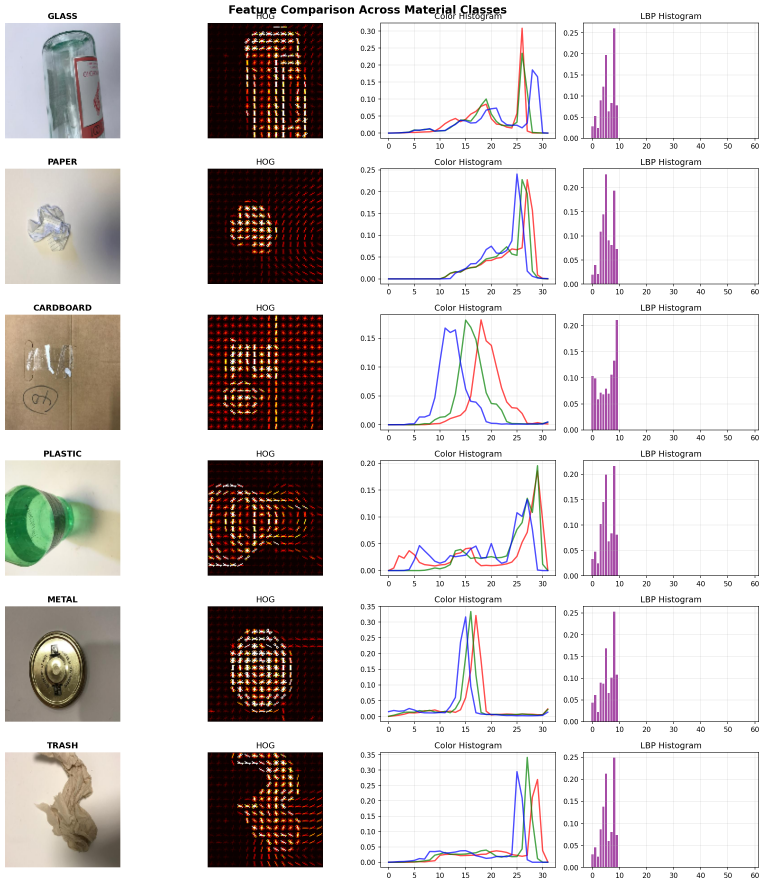
#> input picture feature_comparison_classes.png, 2292 x 2652 px (shown at 1/3 size)
$ python -i feature_analysis.py   (imports and definitions only)
#> lines starting #> are read from the running program, lines starting #| are printed output that depends on the picture
"""
Feature Analysis Helper
Visualize and understand HOG, Color Histogram, and LBP features

Run this to see what each feature descriptor actually captures!
"""

import cv2
import numpy as np
import matplotlib.pyplot as plt
from skimage.feature import hog, local_binary_pattern
from skimage import exposure
import os

# ============================================================================
# CONFIGURATION
# ============================================================================

AUGMENTED_DATA_DIR = 'data/augmented'
IMAGE_SIZE = (128, 128)

# Feature parameters (same as main script)
HOG_ORIENTATIONS = 9
HOG_PIXELS_PER_CELL = (8, 8)
HOG_CELLS_PER_BLOCK = (2, 2)
COLOR_BINS = 32
LBP_RADIUS = 1
LBP_POINTS = 8

# ============================================================================
# VISUALIZATION FUNCTIONS
# ============================================================================

def visualize_single_image_features(image_path):
    """
    Visualize HOG, Color Histogram, and LBP for a single image
    """
#> called with image_path = '../../feature_comparison_classes.png'
    # Read and preprocess image
    img = cv2.imread(image_path)
#> img is the input picture: shape (2652, 2292, 3); mean B, G, R 207.3, 208.5, 213.8
    if img is None:
        print(f"Error: Could not read {image_path}")
        return

    img = cv2.resize(img, IMAGE_SIZE)
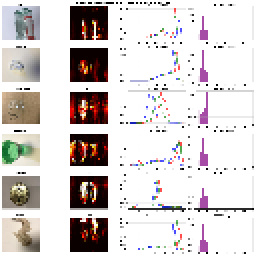
#> img: shape (128, 128, 3) (shown 2 times larger); mean B, G, R 208.3, 209.3, 215.2
    gray = cv2.cvtColor(img, cv2.COLOR_BGR2GRAY)
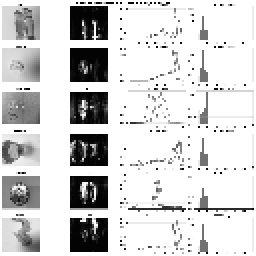
#> gray: shape (128, 128) (shown 2 times larger); min 0, max 255, mean 210.9
    img_rgb = cv2.cvtColor(img, cv2.COLOR_BGR2RGB)

    # Create figure with subplots
    fig = plt.figure(figsize=(18, 12))

    # ========================================================================
    # 1. ORIGINAL IMAGE
    # ========================================================================
    ax1 = plt.subplot(3, 4, 1)
    ax1.imshow(img_rgb)
    ax1.set_title('Original Image', fontweight='bold', fontsize=12)
    ax1.axis('off')

    # ========================================================================
    # 2. HOG FEATURES
    # ========================================================================
    # Extract HOG with visualization
    hog_features, hog_image = hog(
        gray,
        orientations=HOG_ORIENTATIONS,
        pixels_per_cell=HOG_PIXELS_PER_CELL,
        cells_per_block=HOG_CELLS_PER_BLOCK,
        block_norm='L2-Hys',
        visualize=True,
        feature_vector=True
    )
#> hog_features = 8100 values, max 0.73 at index 8046, min 0 at index 5, mean 0.0904

    # Rescale HOG image for better visualization
    hog_image_rescaled = exposure.rescale_intensity(hog_image, in_range=(0, 10))
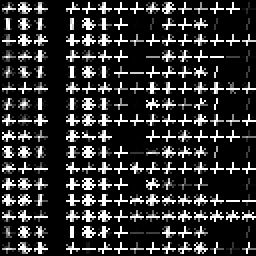
#> hog_image_rescaled: shape (128, 128) float64 (shown 2 times larger); min 0, max 1, mean 0.188
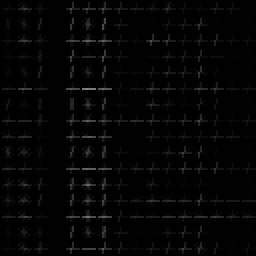
#> hog_image: shape (128, 128) float64 (shown 2 times larger); min 0, max 133.1, mean 4.2

    # Plot HOG visualization
    ax2 = plt.subplot(3, 4, 2)
    ax2.imshow(hog_image_rescaled, cmap='hot')
    ax2.set_title(f'HOG Visualization\n({len(hog_features)} features)',
                  fontweight='bold', fontsize=12)
    ax2.axis('off')

    # Plot HOG feature vector
    ax3 = plt.subplot(3, 4, 3)
    ax3.plot(hog_features[:200], linewidth=0.5)  # Show first 200 features
    ax3.set_title('HOG Feature Vector (first 200)', fontweight='bold', fontsize=10)
    ax3.set_xlabel('Feature Index')
    ax3.set_ylabel('Value')
    ax3.grid(True, alpha=0.3)

    # Plot HOG histogram
    ax4 = plt.subplot(3, 4, 4)
    ax4.hist(hog_features, bins=50, color='red', alpha=0.7)
    ax4.set_title('HOG Feature Distribution', fontweight='bold', fontsize=10)
    ax4.set_xlabel('Feature Value')
    ax4.set_ylabel('Frequency')
    ax4.grid(True, alpha=0.3)

    # ========================================================================
    # 3. COLOR HISTOGRAM FEATURES
    # ========================================================================
    # Split into RGB channels
    b, g, r = cv2.split(img)
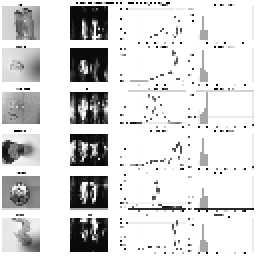
#> r: shape (128, 128) (shown 2 times larger); min 0, max 255, mean 215.2

    # Compute histograms
    hist_r = cv2.calcHist([r], [0], None, [COLOR_BINS], [0, 256])
#> hist_r = 32 values, max 11610 at index 31, min 55 at index 0, mean 512
    hist_g = cv2.calcHist([g], [0], None, [COLOR_BINS], [0, 256])
#> hist_g = 32 values, max 11518 at index 31, min 29 at index 6, mean 512
    hist_b = cv2.calcHist([b], [0], None, [COLOR_BINS], [0, 256])
#> hist_b = 32 values, max 11576 at index 31, min 27 at index 3, mean 512

    # Normalize
    hist_r = hist_r / (hist_r.sum() + 1e-7)
#> hist_r = 32 values, max 0.709 at index 31, min 0.00336 at index 0, mean 0.0312
    hist_g = hist_g / (hist_g.sum() + 1e-7)
#> hist_g = 32 values, max 0.703 at index 31, min 0.00177 at index 6, mean 0.0312
    hist_b = hist_b / (hist_b.sum() + 1e-7)
#> hist_b = 32 values, max 0.707 at index 31, min 0.00165 at index 3, mean 0.0312

    # Plot individual channels
    ax5 = plt.subplot(3, 4, 5)
    ax5.imshow(r, cmap='Reds')
    ax5.set_title('Red Channel', fontweight='bold', fontsize=12)
    ax5.axis('off')

    ax6 = plt.subplot(3, 4, 6)
    ax6.imshow(g, cmap='Greens')
    ax6.set_title('Green Channel', fontweight='bold', fontsize=12)
    ax6.axis('off')

    ax7 = plt.subplot(3, 4, 7)
    ax7.imshow(b, cmap='Blues')
    ax7.set_title('Blue Channel', fontweight='bold', fontsize=12)
    ax7.axis('off')

    # Plot combined histogram
    ax8 = plt.subplot(3, 4, 8)
    x_axis = np.arange(COLOR_BINS)
    ax8.plot(x_axis, hist_r, color='red', label='Red', linewidth=2)
    ax8.plot(x_axis, hist_g, color='green', label='Green', linewidth=2)
    ax8.plot(x_axis, hist_b, color='blue', label='Blue', linewidth=2)
    ax8.set_title(f'Color Histograms\n({COLOR_BINS*3} features)',
                  fontweight='bold', fontsize=12)
    ax8.set_xlabel('Bin')
    ax8.set_ylabel('Normalized Frequency')
    ax8.legend()
    ax8.grid(True, alpha=0.3)

    # ========================================================================
    # 4. LBP FEATURES
    # ========================================================================
    # Compute LBP
    lbp = local_binary_pattern(gray, LBP_POINTS, LBP_RADIUS, method='uniform')
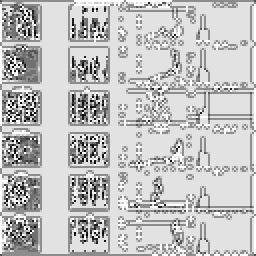
#> lbp: shape (128, 128) float64 (shown 2 times larger); min 0, max 9, mean 6.87; drawn with min black and max white

    # Compute histogram
    n_bins = LBP_POINTS * (LBP_POINTS - 1) + 3
    lbp_hist, _ = np.histogram(lbp.ravel(), bins=n_bins, range=(0, n_bins))
#> lbp_hist = 59 values, max 9060 at index 8, min 0 at index 10, mean 277.7
    lbp_hist = lbp_hist.astype(np.float32)
    lbp_hist = lbp_hist / (lbp_hist.sum() + 1e-7)
#> lbp_hist = 59 values, max 0.553 at index 8, min 0 at index 10, mean 0.0169

    # Plot grayscale image
    ax9 = plt.subplot(3, 4, 9)
    ax9.imshow(gray, cmap='gray')
    ax9.set_title('Grayscale Image', fontweight='bold', fontsize=12)
    ax9.axis('off')

    # Plot LBP image
    ax10 = plt.subplot(3, 4, 10)
    ax10.imshow(lbp, cmap='gray')
    ax10.set_title(f'LBP Pattern\n(P={LBP_POINTS}, R={LBP_RADIUS})',
                   fontweight='bold', fontsize=12)
    ax10.axis('off')

    # Plot LBP histogram
    ax11 = plt.subplot(3, 4, 11)
    ax11.bar(range(len(lbp_hist)), lbp_hist, color='purple', alpha=0.7)
    ax11.set_title(f'LBP Histogram\n({len(lbp_hist)} features)',
                   fontweight='bold', fontsize=12)
    ax11.set_xlabel('LBP Pattern')
    ax11.set_ylabel('Frequency')
    ax11.grid(True, alpha=0.3)

    # Plot texture intensity
    ax12 = plt.subplot(3, 4, 12)
    im = ax12.imshow(lbp, cmap='viridis')
    ax12.set_title('LBP Texture Map\n(Color-coded)', fontweight='bold', fontsize=12)
    ax12.axis('off')
    plt.colorbar(im, ax=ax12, fraction=0.046)

    # ========================================================================
    # FINAL FORMATTING
    # ========================================================================
    plt.suptitle(f'Feature Extraction Breakdown: {os.path.basename(image_path)}',
                 fontsize=16, fontweight='bold', y=0.995)
    plt.tight_layout()

    # Save
    os.makedirs('results', exist_ok=True)
    output_name = f"feature_breakdown_{os.path.basename(image_path)}"
    output_path = os.path.join('results', output_name)
    plt.savefig(output_path, dpi=150, bbox_inches='tight')
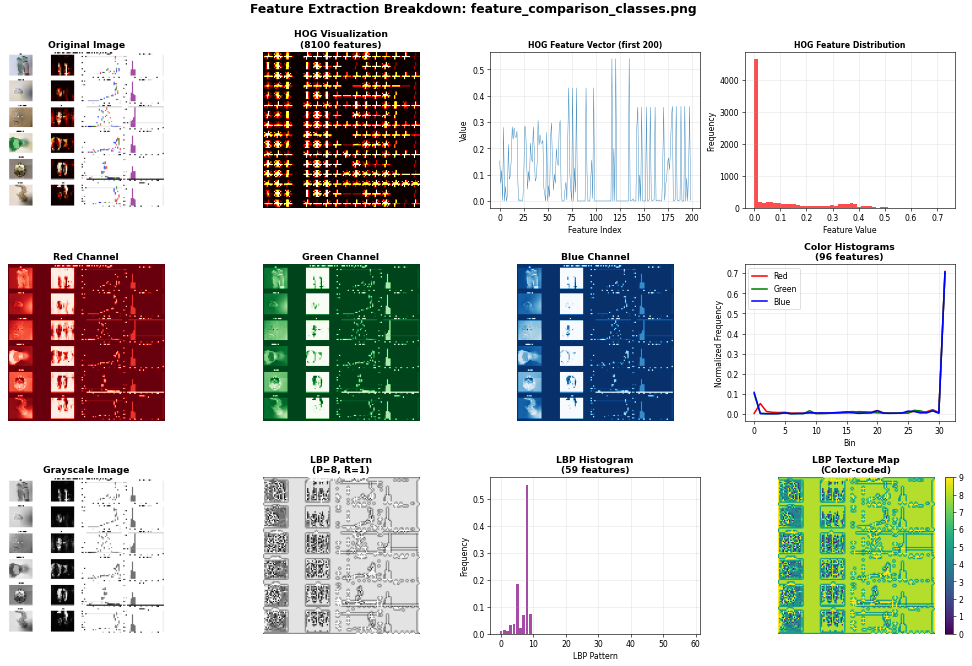
#> figure drawn by matplotlib, 13 panels; panel 3: curve peaks at x = 117, y = 0.541; panel 4: tallest bar 4661 high, from x = 8.67e-19 to 0.0146; panel 8: curve peaks at x = 31, y = 0.709; panel 8: curve peaks at x = 31, y = 0.703
    print(f"[OK] Saved visualization to: {output_path}")

    plt.show()


# [191 lines left out: functions compare_features_across_classes, analyze_feature_dimensions, main, not called in this run]


# [2 lines not run here, left out]

>>> result = visualize_single_image_features('../../feature_comparison_classes.png')
